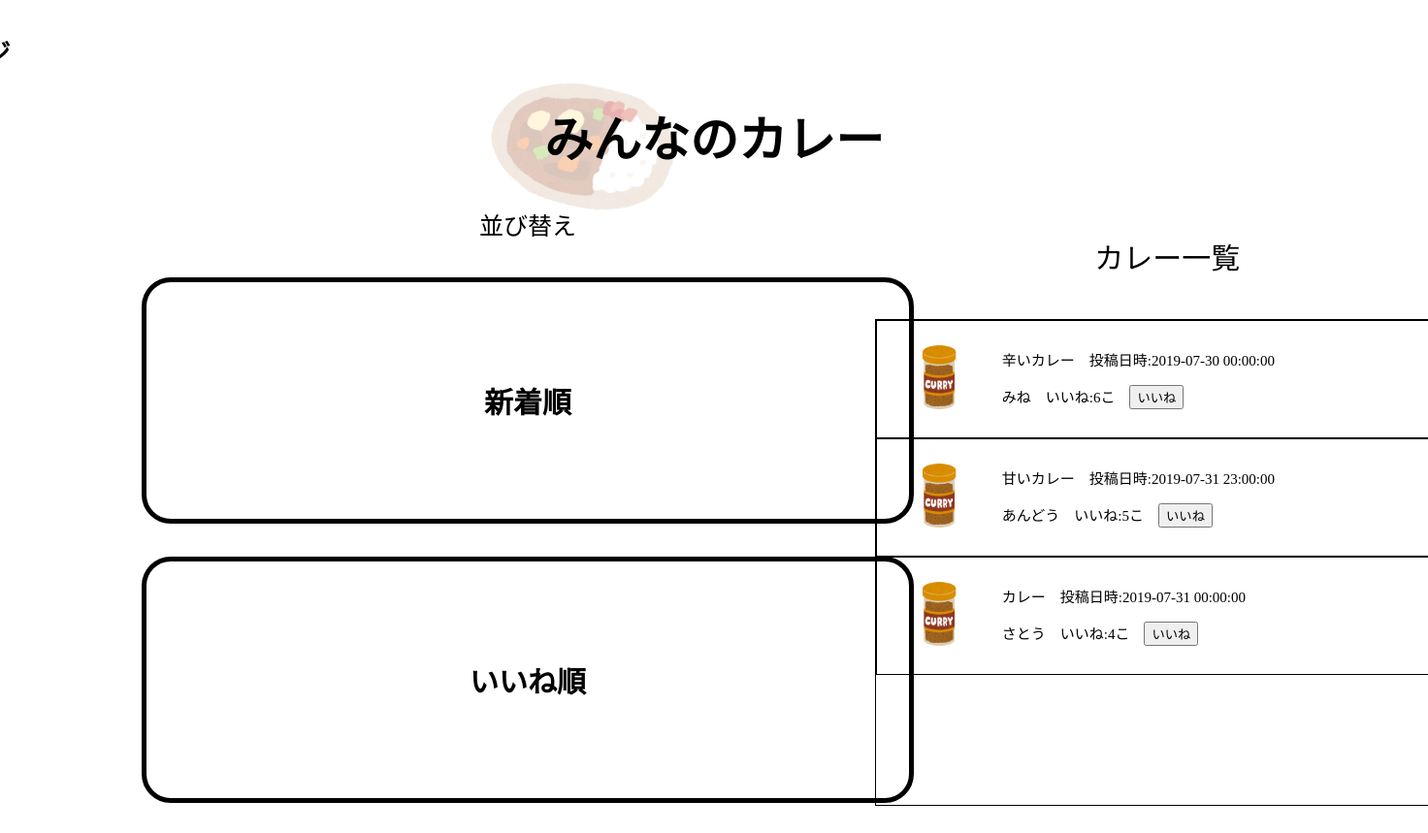
Screenshot of /board.php?sort=nice with the database file from the repository.
### tables this page shows
CREATE TABLE `post` (
  `id` int(11) NOT NULL,
  `title` varchar(30) NOT NULL,
  `name` varchar(30) NOT NULL,
  `main` int(11) NOT NULL,
  `taste` int(11) NOT NULL,
  `flavor` int(11) NOT NULL,
  `hot_taste` int(11) NOT NULL,
  `post_date` datetime NOT NULL,
  `nice` int(11) NOT NULL
);

### board.php (called while the page is built, shortened)
<?php
require './func/func.php';
$cn = new mysqli(HOST, DB_USER, DB_PASS, DB_NAME);
$cn->set_charset("utf-8");
if($_GET['sort'] == 'new'){
  $query = "SELECT * FROM post ORDER BY post_date DESC";
} elseif($_GET['sort'] == 'nice'){
  $query = "SELECT * FROM post ORDER BY nice DESC";
}
$stmt = $cn->prepare($query);
$stmt->execute();
$post_row = fetch_all($stmt);
require_once './tpl/board.php';

### func/func.php (called while the page is built, shortened)
<?php
function fetch_all(& $stmt) {
  $hits = array();
  $params = array();
  $row = array();
  $meta = $stmt->result_metadata();
  while ($field = $meta->fetch_field()) {
      $params[] = &$row[$field->name];
  }
  call_user_func_array(array($stmt, 'bind_result'), $params);
  while ($stmt->fetch()) {
    $c = array();
    foreach($row as $key => $val) {
      $c[$key] = $val;
    }
    $hits[] = $c;
  }
  return $hits;
}

### tpl/board.php (the view, shortened to what this page needs)
<!DOCTYPE html>
<html lang="jn" dir="ltr">
<head>
  <link rel="stylesheet" href="css/curry_list.css">
</head>
<body>
  <div id="container">
    <div id="header">
      <p class="top"><a href="index.php">トップページ</a></p>
      <h1>みんなのカレー</h1>
      <p class="image"><img src="img/curry.png"></p>
    </div>
    <div id="list_change">
      <p>並び替え</p>
      <table>
        <tr>
          <th><a href="./board.php?sort=new">新着順</a></th>
        </tr>
        <table>
          <tr>
            <th><a href="./board.php?sort=nice">いいね順</a></th>
          </tr>
        </table>
    </div>
    <div id="list">
      <p>カレー一覧</p>
      <div id="list_culomn">
        <?php foreach ($post_row as $val) : ?>
        <form action="#" method="post">
          <a href="./work_about.php?id=<?php echo $val['id'] ?>">
            <table>
              <tr>
                <td rowspan="2" class="curry_photo"><img src="img/curry_ko.png"></td>
                <td><?php echo $val['title'] ?>　投稿日時:<?php echo $val['post_date'] ?></td>
              </tr>
              <tr>
                <td><?php echo $val['name'] ?>　いいね:<?php echo $val['nice'] ?>こ　<button type="submit" name="nice" value="<?php echo $val['id'] ?>">いいね</button></td>
              </tr>
            </table>
          </a>
          </form>
        <?php endforeach ?>
      </div>
    </div>
  </div>
</body>
</html>

### css/curry_list.css (style rules this page uses)
* { margin:0 auto; padding:0 auto; }
body { overflow-y:hidden; }
img { max-width:70px; max-height:70px; padding-left:20px; padding-right:0px; }
.image img { position:relative; top:-190px; left:-80px; max-width:200px; max-height:200px; opacity:0.3; transform:rotate(10deg); z-index:-11; }
#list { max-height:500px; }
#list .curry_photo { width:50px; }
td { padding-right:30px; }
#container { display:grid; grid-template-rows:150px 1fr; grid-template-columns:800px 1fr; grid-template-areas: "areaA areaA" "areaB areaC"; height:100vh; width:100%; }
#header { grid-area:areaA; position:relative; line-height:250px; font-size:25px; }
#list_change { margin:0; position:relative; top:5%; left:18%; widtn:50%; grid-area:areaB; }
#list_change p { font-size:25px; line-height:100px; text-align:center; }
#list_change table { width:100%; padding-bottom:30px; }
#list_change tr { padding:0 auto; margin:0 auto; padding:1000px; }
#list_culomn td { font-size:15px; }
#list_change th { font-size:30px; padding:100px; border:solid 5px black; border-radius:30px 30px/30px 30px; transition:0.3s; }
#list { position:relative; top:8%; left:10%; grid-area:areaC; }
#list p { text-align:center; line-height:125px; font-size:30px; }
#list_culomn { height:500px; padding:0 auto; margin:0 auto; overflow:scroll; overflow-x:hidden; border:solid 1px black; width:600px; }
#list_culomn table { width:100%; padding:10px; padding-top:20px; padding-bottom:20px; margin:0 auto; border:solid 1px black; }
.top { position:relative; height:20px; top:-70px; font-weight:bold; left:-700px; }
a { text-decoration:none; border:none; color:black; }

### rows the page displays
post: title "辛いカレー", post_date "2019-07-30 00:00:00", name "みね", nice "6", $val['id'] 2 (drawn)
post: title "甘いカレー", post_date "2019-07-31 23:00:00", name "あんどう", nice "5", $val['id'] 3 (drawn)
post: title "カレー", post_date "2019-07-31 00:00:00", name "さとう", nice "4", $val['id'] 1 (drawn)
